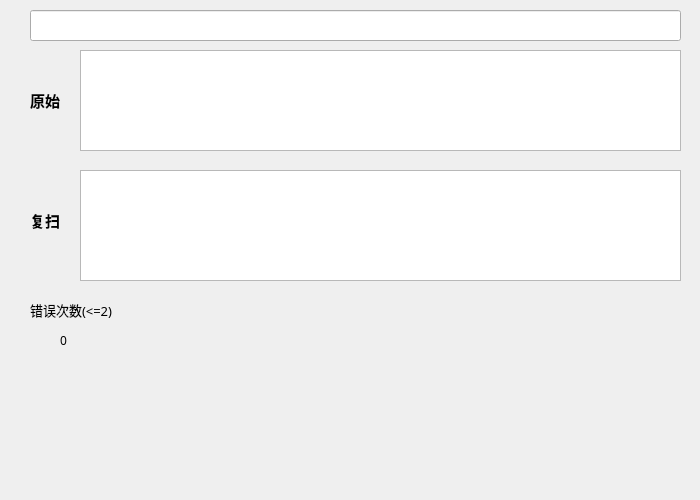
<?xml version="1.0" encoding="UTF-8"?>
<ui version="4.0">
 <class>DbChkDialog</class>
 <widget class="QDialog" name="DbChkDialog">
  <property name="geometry">
   <rect>
    <x>0</x>
    <y>0</y>
    <width>700</width>
    <height>500</height>
   </rect>
  </property>
  <property name="windowTitle">
   <string>复扫核对</string>
  </property>
  <widget class="QLabel" name="chkResult">
   <property name="geometry">
    <rect>
     <x>220</x>
     <y>280</y>
     <width>381</width>
     <height>171</height>
    </rect>
   </property>
   <property name="font">
    <font>
     <family>微软雅黑</family>
     <pointsize>72</pointsize>
     <weight>75</weight>
     <bold>true</bold>
    </font>
   </property>
   <property name="styleSheet">
    <string notr="true"/>
   </property>
   <property name="text">
    <string/>
   </property>
  </widget>
  <widget class="QTextEdit" name="oldCode">
   <property name="enabled">
    <bool>true</bool>
   </property>
   <property name="geometry">
    <rect>
     <x>80</x>
     <y>50</y>
     <width>601</width>
     <height>101</height>
    </rect>
   </property>
   <property name="font">
    <font>
     <family>微软雅黑</family>
     <pointsize>20</pointsize>
    </font>
   </property>
  </widget>
  <widget class="QLabel" name="label">
   <property name="geometry">
    <rect>
     <x>30</x>
     <y>300</y>
     <width>121</width>
     <height>21</height>
    </rect>
   </property>
   <property name="font">
    <font>
     <family>微软雅黑</family>
     <pointsize>10</pointsize>
     <weight>50</weight>
     <bold>false</bold>
    </font>
   </property>
   <property name="text">
    <string>错误次数(&lt;=2)</string>
   </property>
  </widget>
  <widget class="QLabel" name="DbErrorNum">
   <property name="geometry">
    <rect>
     <x>60</x>
     <y>330</y>
     <width>41</width>
     <height>21</height>
    </rect>
   </property>
   <property name="font">
    <font>
     <family>微软雅黑</family>
     <pointsize>9</pointsize>
     <weight>50</weight>
     <bold>false</bold>
    </font>
   </property>
   <property name="text">
    <string>0</string>
   </property>
  </widget>
  <widget class="QTextEdit" name="newCode">
   <property name="geometry">
    <rect>
     <x>80</x>
     <y>170</y>
     <width>601</width>
     <height>111</height>
    </rect>
   </property>
   <property name="font">
    <font>
     <family>微软雅黑</family>
     <pointsize>14</pointsize>
     <weight>75</weight>
     <bold>true</bold>
    </font>
   </property>
   <property name="focusPolicy">
    <enum>Qt::NoFocus</enum>
   </property>
  </widget>
  <widget class="QLineEdit" name="newCodeIn">
   <property name="geometry">
    <rect>
     <x>30</x>
     <y>10</y>
     <width>651</width>
     <height>31</height>
    </rect>
   </property>
   <property name="font">
    <font>
     <family>微软雅黑</family>
     <pointsize>10</pointsize>
    </font>
   </property>
  </widget>
  <widget class="QLabel" name="label_2">
   <property name="geometry">
    <rect>
     <x>30</x>
     <y>90</y>
     <width>41</width>
     <height>21</height>
    </rect>
   </property>
   <property name="font">
    <font>
     <family>微软雅黑</family>
     <pointsize>11</pointsize>
     <weight>75</weight>
     <bold>true</bold>
    </font>
   </property>
   <property name="text">
    <string>原始</string>
   </property>
  </widget>
  <widget class="QLabel" name="label_3">
   <property name="geometry">
    <rect>
     <x>30</x>
     <y>210</y>
     <width>41</width>
     <height>21</height>
    </rect>
   </property>
   <property name="font">
    <font>
     <family>微软雅黑</family>
     <pointsize>11</pointsize>
     <weight>75</weight>
     <bold>true</bold>
    </font>
   </property>
   <property name="text">
    <string>复扫</string>
   </property>
  </widget>
 </widget>
 <resources/>
 <connections/>
</ui>
